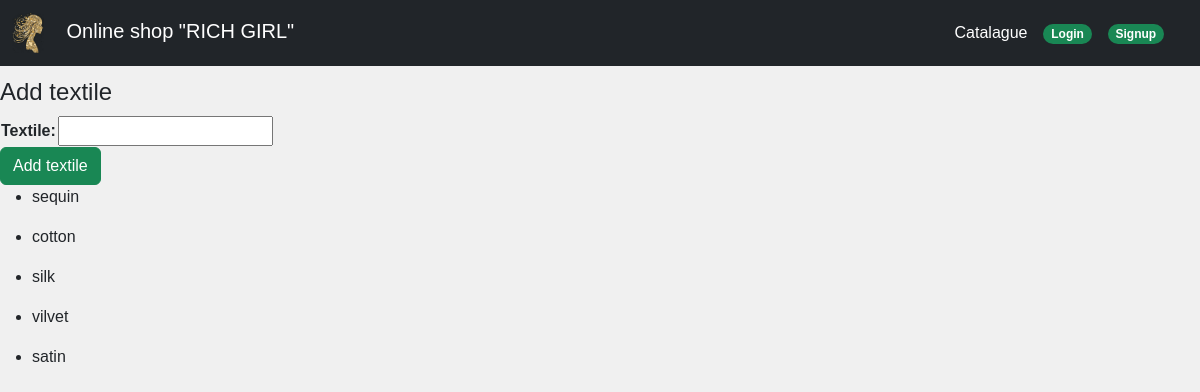
/addtextile/, run on the app's committed database.
### app/models.py (models this page shows, shortened)
class Textile(models.Model):
    textile = models.CharField(max_length=50)

### app/views.py (the view)
# urls.py: path('addtextile/', AddTextile.as_view(), name='addtextile'),
class AddTextile(CreateView):
    model = Textile
    form_class = AddTextileForm
    template_name = 'addtextile.html'
    success_url = reverse_lazy('addtextile')
    def get_context_data(self, **kwargs):
        context = super().get_context_data(**kwargs)
        context['textiles'] = Textile.objects.all()
        return context

### app/forms.py
class AddTextileForm(forms.ModelForm):
    class Meta:
        model = Textile
        fields = ('__all__')

### templates/addtextile.html (shortened to what this page needs)
{% extends "base.html" %}
{% block content %}
    <h4> Add textile </h4>
    <form method="post">
        <table>
            {{ form.as_table }}
        </table>
        <button type="submit" class="btn btn-success">Add textile</button>
    </form>
    <div>
        {% for each in textiles %}
            <ul>
                <li> {{ each.textile }}  </li>
            </ul>
        {% endfor %}
    </div>
{% endblock %}

### static/css/style9.css (style rules this page uses)
body { font-family: Arial, sans-serif; background-color: #f0f0f0; margin: 0; padding: 0; }

### static/css/carousel.css (style rules this page uses)
body { padding-top: 3rem; padding-bottom: 3rem; color: rgb(var(--bs-tertiary-color-rgb)); }

### templates/base.html (style rules this page uses)
* { box-sizing: border-box; }

### data on the page
Textile: textile "sequin"
Textile: textile "cotton"
Textile: textile "silk"
Textile: textile "vilvet"
Textile: textile "satin"
